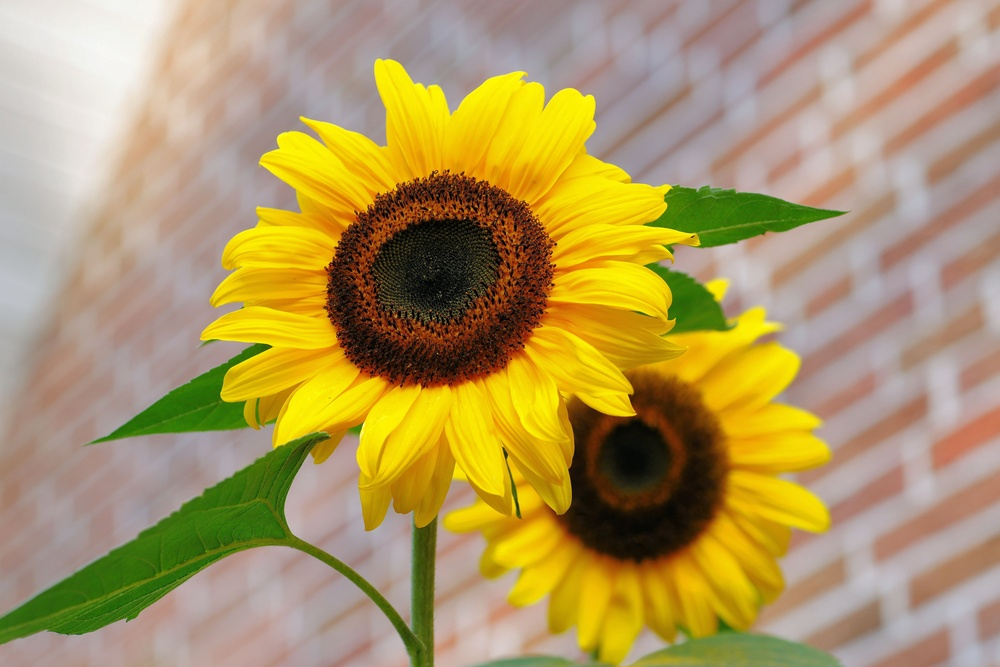
#> input picture lab02/flowers.jpg, 1000 x 667 px, shrunk from 6048 x 4032 before the run
$ python negative.py
#> lines starting #> are read from the running program, lines starting #| are printed output that depends on the picture
import numpy as np
import cv2

img = cv2.imread('flowers.jpg', 0)
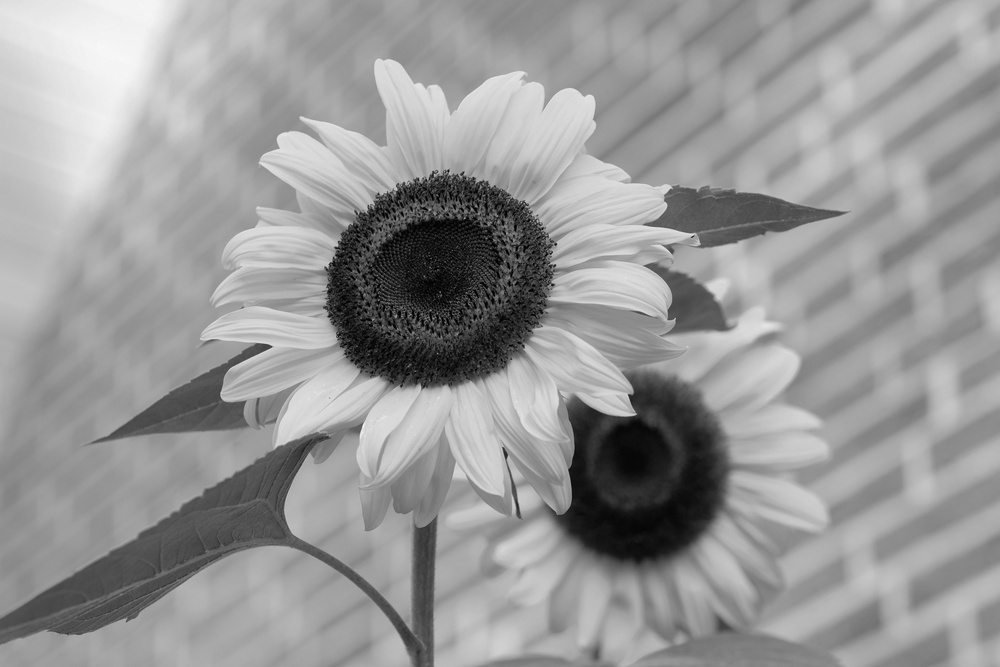
#> img: shape (667, 1000); min 0, max 248, mean 151.8

img_neg = 255-img                                  # s = L - 1 - r
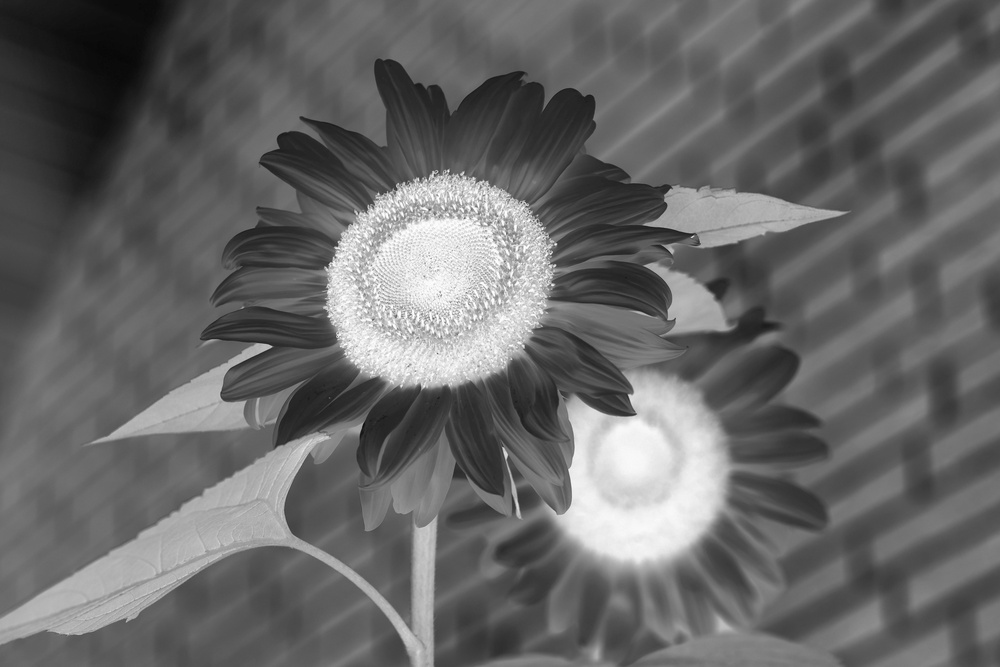
#> img_neg: shape (667, 1000); min 7, max 255, mean 103.2

cv2.namedWindow('flower', cv2.WINDOW_NORMAL)
cv2.imshow('flower', img)

cv2.namedWindow('flower_neg', cv2.WINDOW_NORMAL)
cv2.imshow('flower_neg', img_neg)

cv2.waitKey(0)
cv2.destroyAllWindows()
